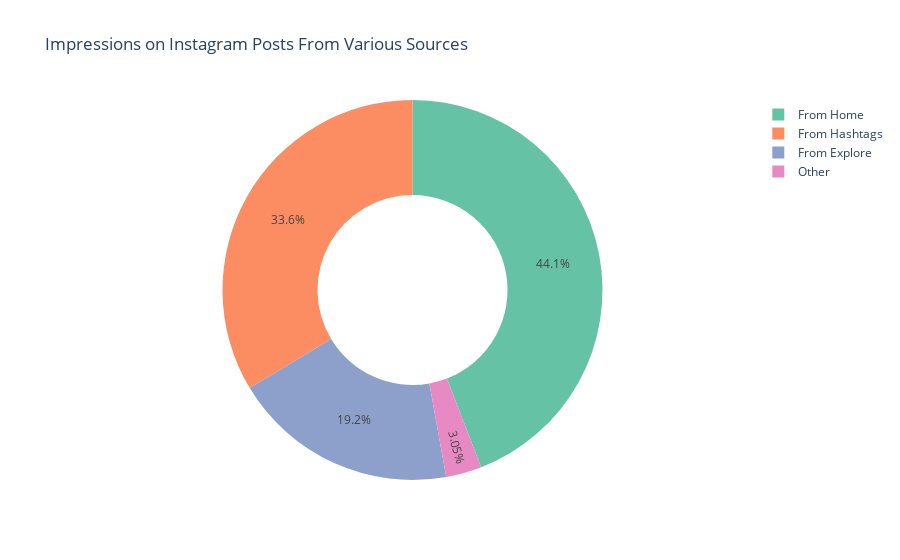

The notebook cell saved with this chart:
### Code cell
import plotly.express as px

home = data["From Home"].sum()
hashtags = data["From Hashtags"].sum()
explore = data["From Explore"].sum()
other = data["From Other"].sum()

labels = ['From Home', 'From Hashtags', 'From Explore', 'Other']
values = [home, hashtags, explore, other]

# Define custom colors for each category
colors = px.colors.qualitative.Set2

fig = px.pie(data, values=values, names=labels, 
             title='Impressions on Instagram Posts From Various Sources', hole=0.5,
             color_discrete_sequence=colors)
fig.show()

### Figure 1 — Plotly figure (JSON) as saved in the notebook; plotly's stock layout.template omitted (floating-point values rounded to 4 significant figures)
{"data": [{"domain": {"x": [0, 1], "y": [0, 1]}, "hole": 0.5, "hovertemplate": "label=%{label}<br>value=%{value}<extra></extra>", "labels": ["From Home", "From Hashtags", "From Explore", "Other"], "legendgroup": "", "name": "", "showlegend": true, "type": "pie", "values": [294619, 224614, 128294, 20360]}], "layout": {"legend": {"tracegroupgap": 0}, "piecolorway": ["rgb(102,194,165)", "rgb(252,141,98)", "rgb(141,160,203)", "rgb(231,138,195)", "rgb(166,216,84)", "rgb(255,217,47)", "rgb(229,196,148)", "rgb(179,179,179)"], "title": {"text": "Impressions on Instagram Posts From Various Sources"}}}
